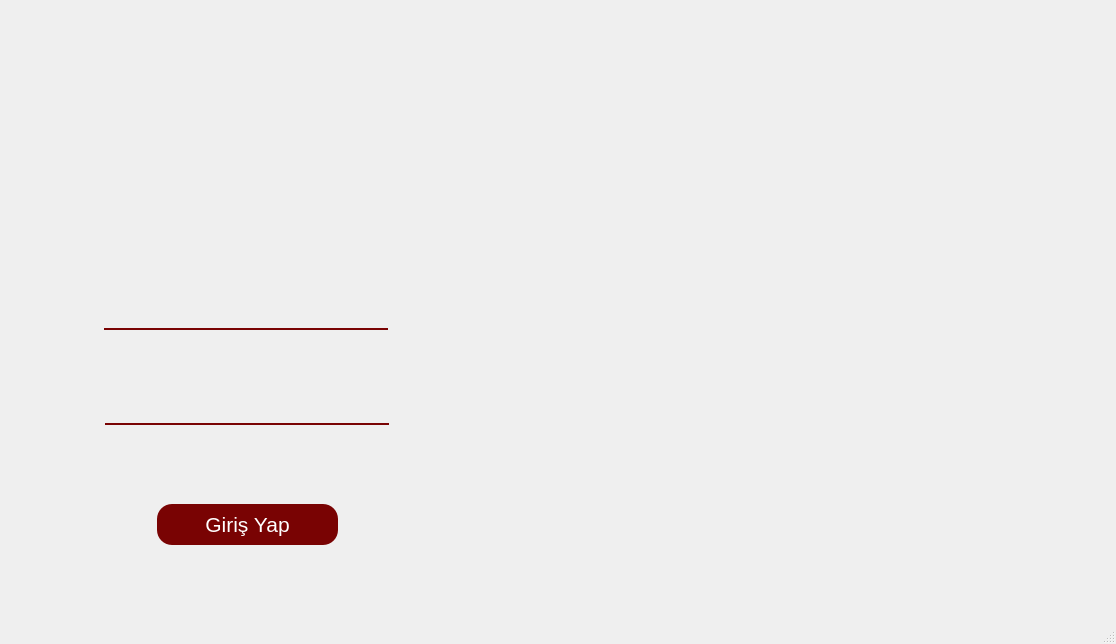
<?xml version="1.0" encoding="UTF-8"?>
<ui version="4.0">
 <class>MainWindow</class>
 <widget class="QMainWindow" name="MainWindow">
  <property name="geometry">
   <rect>
    <x>0</x>
    <y>0</y>
    <width>1116</width>
    <height>644</height>
   </rect>
  </property>
  <property name="windowTitle">
   <string>MainWindow</string>
  </property>
  <widget class="QWidget" name="centralwidget">
   <widget class="QWidget" name="widget" native="true">
    <property name="geometry">
     <rect>
      <x>-1</x>
      <y>-1</y>
      <width>1111</width>
      <height>631</height>
     </rect>
    </property>
    <widget class="QLabel" name="label">
     <property name="geometry">
      <rect>
       <x>0</x>
       <y>0</y>
       <width>1111</width>
       <height>631</height>
      </rect>
     </property>
     <property name="styleSheet">
      <string notr="true">border-image: url(:/imageess/login_ui.jpg);
border-bottom-left-radius: 100px;
border-top-right-radius: 100px;

</string>
     </property>
     <property name="text">
      <string/>
     </property>
    </widget>
    <widget class="QPushButton" name="pushButton">
     <property name="geometry">
      <rect>
       <x>158</x>
       <y>505</y>
       <width>181</width>
       <height>41</height>
      </rect>
     </property>
     <property name="font">
      <font>
       <pointsize>16</pointsize>
      </font>
     </property>
     <property name="styleSheet">
      <string notr="true">background-color:#790303;
color:#FFFFFF;
border-radius:15px;

</string>
     </property>
     <property name="text">
      <string>Giriş Yap</string>
     </property>
    </widget>
    <widget class="QLineEdit" name="lineEdit">
     <property name="geometry">
      <rect>
       <x>105</x>
       <y>290</y>
       <width>284</width>
       <height>41</height>
      </rect>
     </property>
     <property name="styleSheet">
      <string notr="true">background-color:rgba(0, 0 ,0 ,0);
border:none;
border-bottom:2px solid #790303;
color:rgba(0,0,0,240);
padding-bottom:7px;
</string>
     </property>
    </widget>
    <widget class="QLineEdit" name="lineEdit_2">
     <property name="geometry">
      <rect>
       <x>106</x>
       <y>385</y>
       <width>284</width>
       <height>41</height>
      </rect>
     </property>
     <property name="styleSheet">
      <string notr="true">background-color:rgba(0, 0 ,0 ,0);
border:none;
border-bottom:2px solid #790303;
color:rgba(0,0,0,240);
padding-bottom:7px;
</string>
     </property>
    </widget>
   </widget>
  </widget>
  <widget class="QStatusBar" name="statusbar"/>
 </widget>
 <resources>
  <include location="kaynak.qrc"/>
 </resources>
 <connections/>
</ui>
